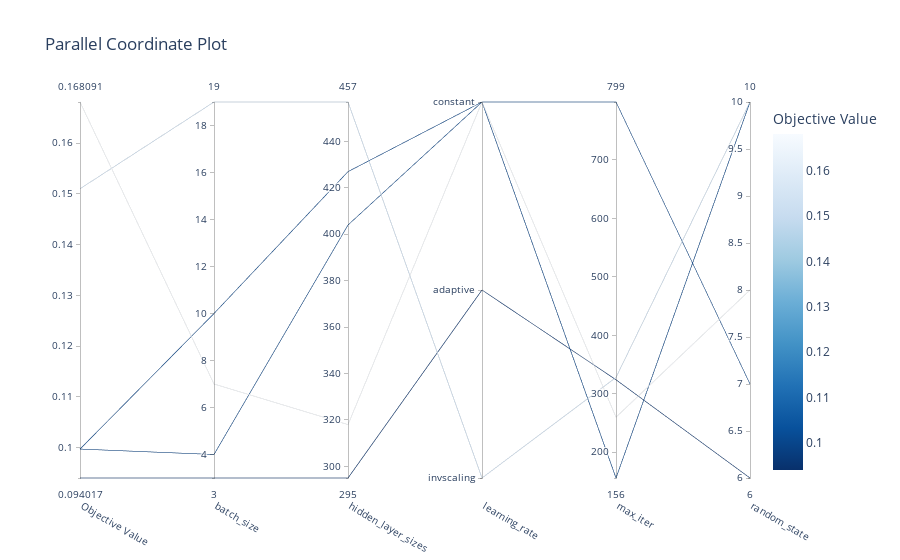

Write notebook code for a chart like this one.
### Code cell
from matplotlib import pyplot as plt
fig_study = optuna.visualization.plot_parallel_coordinate(study_MLP, params=["hidden_layer_sizes", "learning_rate","random_state","max_iter","batch_size"])
fig_study.show()

### Figure 1 — Plotly figure (JSON) as saved in the notebook; plotly's stock layout.template omitted (floating-point values rounded to 4 significant figures)
{"data": [{"dimensions": [{"label": "Objective Value", "range": [0.09402, 0.1681], "values": [0.151, 0.09402, 0.1681, 0.09972, 0.09972]}, {"label": "batch_size", "range": [3, 19], "values": [19, 3, 7, 4, 10]}, {"label": "hidden_layer_sizes", "range": [295, 457], "values": [457, 295, 318, 404, 427]}, {"label": "learning_rate", "range": [0, 2], "ticktext": ["invscaling", "adaptive", "constant"], "tickvals": [0, 1, 2], "values": [0, 1, 2, 2, 2]}, {"label": "max_iter", "range": [156, 799], "values": [328, 324, 260, 156, 799]}, {"label": "random_state", "range": [6, 10], "values": [10, 6, 8, 10, 7]}], "labelangle": 30, "labelside": "bottom", "line": {"color": [0.151, 0.09402, 0.1681, 0.09972, 0.09972], "colorbar": {"title": {"text": "Objective Value"}}, "colorscale": [[0, "rgb(247,251,255)"], [0.125, "rgb(222,235,247)"], [0.25, "rgb(198,219,239)"], [0.375, "rgb(158,202,225)"], [0.5, "rgb(107,174,214)"], [0.625, "rgb(66,146,198)"], [0.75, "rgb(33,113,181)"], [0.875, "rgb(8,81,156)"], [1, "rgb(8,48,107)"]], "reversescale": true, "showscale": true}, "type": "parcoords"}], "layout": {"title": {"text": "Parallel Coordinate Plot"}}}
